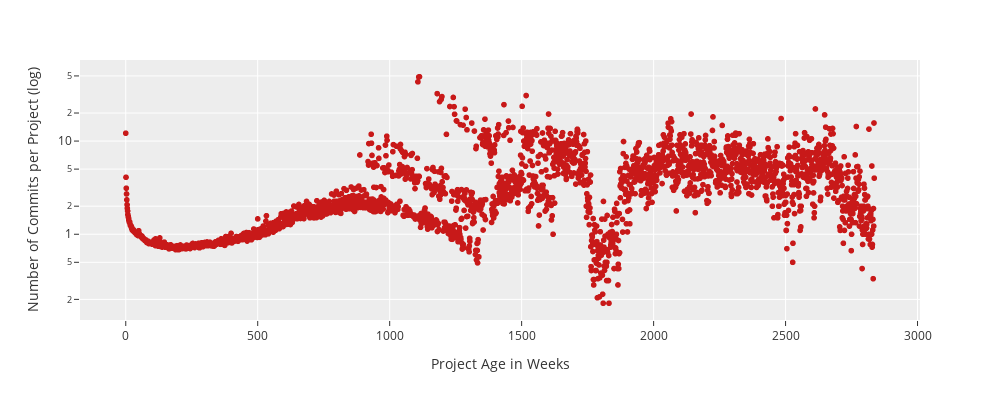

Write notebook code for a chart like this one.
### Code cell
fig = px.scatter(x=df_n_struc_commits_per_week['project_age_weeks'], y=df_n_struc_commits_per_week['n_struc_changes'].div(projects_at_each_age))
fig.update_yaxes(type='log')

fig.update_layout(height=400, width=1000, showlegend=False, template='ggplot2')
fig.update_xaxes(title="Project Age in Weeks")
fig.update_yaxes(title="Number of Commits per Project (log)")
fig.update_traces(marker_color="rgb(200,25,25)")

# fig.data[1].update(line_color='cyan') 

fig.show()
fig.write_image("Figures/num_struc_commits_over_weeks_norm.pdf")

### Figure 1 — Plotly figure (JSON) as saved in the notebook; plotly's stock layout.template omitted (floating-point values rounded to 4 significant figures; data arrays with more than 128 entries replaced by an {"elided": "..."} marker saying what was removed)
{"data": [{"hovertemplate": "x=%{x}<br>y=%{y}<extra></extra>", "legendgroup": "", "marker": {"color": "rgb(200,25,25)", "symbol": "circle"}, "mode": "markers", "name": "", "showlegend": false, "type": "scattergl", "x": {"elided": "2837 int values"}, "xaxis": "x", "y": {"elided": "2837 float values"}, "yaxis": "y"}], "layout": {"height": 400, "legend": {"tracegroupgap": 0}, "margin": {"t": 60}, "showlegend": false, "width": 1000, "xaxis": {"anchor": "y", "autorange": true, "domain": [0, 1], "range": [-173.3, 3009.0], "title": {"text": "Project Age in Weeks"}, "type": "linear"}, "yaxis": {"anchor": "x", "autorange": true, "domain": [0, 1], "range": [-0.9201, 1.87], "title": {"text": "Number of Commits per Project (log)"}, "type": "log"}}}
